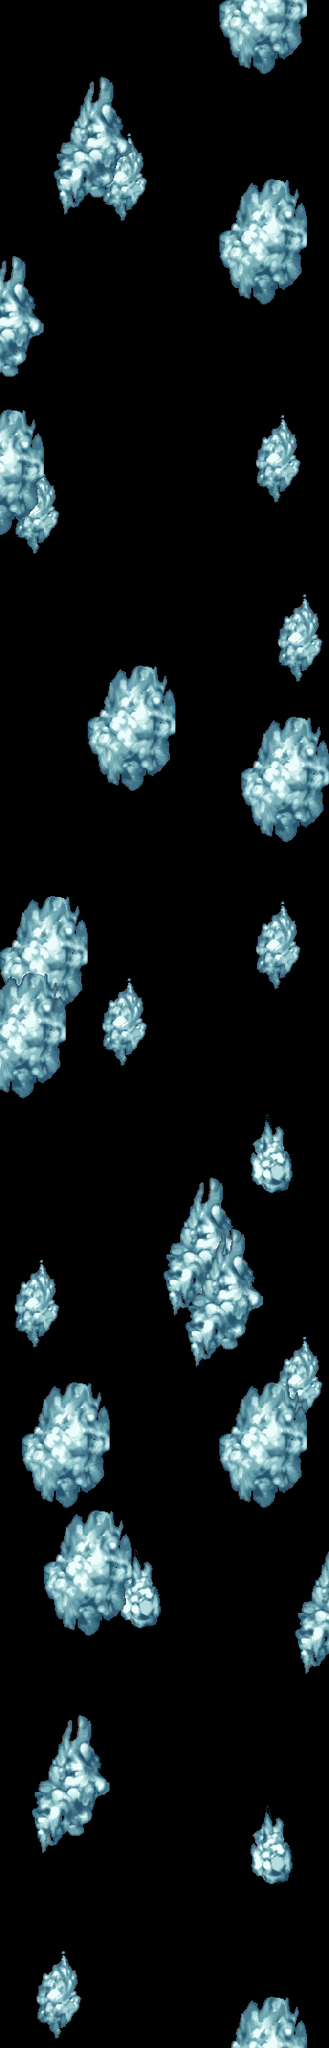

This game map was drawn from its Tiled (.tmx) file and the tilesets committed beside it. A one-line description and the full map source follow:
An orthogonal 15x80 tile map with 24x28 px tiles, 2 tile layers (Tile Layer 1, Tile Layer 2).

<map version="1.0" orientation="orthogonal" renderorder="right-down" width="15" height="80" tilewidth="24" tileheight="28" nextobjectid="1">
 <tileset firstgid="1" name="clouds" tilewidth="24" tileheight="28" tilecount="160" columns="10">
  <image source="../using/backgrounds/clouds.png" width="240" height="469" />
 </tileset>
 <layer name="Tile Layer 1" width="15" height="80">
  <data encoding="csv">
0,0,0,0,0,0,0,0,0,0,83,84,85,86,0,
0,0,0,0,0,0,0,0,0,0,93,94,95,96,0,
0,0,0,0,0,0,0,0,0,0,103,104,105,106,0,
0,0,0,0,0,0,0,0,0,0,0,0,0,0,0,
0,0,0,0,0,0,0,0,0,0,0,0,0,0,0,
0,0,0,0,21,22,23,0,0,0,0,0,0,0,0,
0,0,0,0,31,32,33,0,0,0,0,0,0,0,0,
0,0,0,0,41,42,43,0,0,0,63,64,65,66,0,
0,0,0,0,51,52,53,0,0,0,73,74,75,76,0,
0,0,0,0,0,0,0,0,0,0,83,84,85,86,0,
6,7,0,0,0,0,0,0,0,0,93,94,95,96,0,
16,17,0,0,0,0,0,0,0,0,103,104,105,106,0,
26,27,0,0,0,0,0,0,0,0,0,0,0,0,0,
36,37,0,0,0,0,0,0,0,0,0,0,0,0,0,
46,47,0,0,0,0,0,0,0,0,0,0,0,0,0,
56,57,0,0,0,0,0,0,0,0,0,0,0,0,0,
0,0,0,0,0,0,0,0,0,0,0,21,22,23,0,
0,0,0,0,0,0,0,0,0,0,0,31,32,33,0,
21,22,23,0,0,0,0,0,0,0,0,41,42,43,0,
31,32,33,0,0,0,0,0,0,0,0,51,52,53,0,
41,42,43,0,0,0,0,0,0,0,0,0,0,0,0,
51,52,53,0,0,0,0,0,0,0,0,0,0,0,0,
0,0,0,0,0,0,0,0,0,0,0,0,0,0,0,
0,0,0,0,0,0,0,0,0,0,0,0,21,22,23,
0,0,0,0,0,0,0,0,0,0,0,0,31,32,33,
0,0,0,0,0,0,0,0,0,0,0,0,41,42,43,
0,0,0,0,0,0,0,0,0,0,0,0,51,52,53,
0,0,0,0,0,0,0,0,0,0,0,0,0,0,0,
0,0,0,0,0,0,0,0,0,0,0,0,0,0,0,
0,0,0,0,0,0,0,0,0,0,0,0,0,0,0,
0,0,0,0,0,0,0,0,0,0,0,0,0,0,0,
0,0,0,0,0,0,0,0,0,0,0,0,0,0,0,
0,0,0,0,0,0,0,0,0,0,0,0,0,0,0,
0,0,0,0,0,0,0,0,0,0,0,0,0,0,0,
0,0,0,0,0,0,0,0,0,0,0,0,0,0,0,
63,64,65,66,0,0,0,0,0,0,0,21,22,23,0,
73,74,75,76,0,0,0,0,0,0,0,31,32,33,0,
83,84,85,86,0,0,0,0,0,0,0,41,42,43,0,
93,94,95,96,21,22,23,0,0,0,0,51,52,53,0,
103,104,105,106,31,32,33,0,0,0,0,0,0,0,0,
0,0,0,0,41,42,43,0,0,0,0,0,0,0,0,
0,0,0,0,51,52,53,0,0,0,0,0,0,0,0,
0,0,0,0,0,0,0,0,0,0,0,0,0,0,0,
0,0,0,0,0,0,0,0,0,0,0,8,9,10,0,
0,0,0,0,0,0,0,0,0,0,0,18,19,20,0,
0,0,0,0,0,0,0,0,0,0,0,28,29,30,0,
0,0,0,0,0,0,0,4,5,6,7,38,39,40,0,
0,0,0,0,0,0,0,14,15,16,17,0,0,0,0,
0,0,0,0,0,0,0,24,25,26,27,0,0,0,0,
21,22,23,0,0,0,0,34,35,36,37,0,0,0,0,
31,32,33,0,0,0,0,44,45,46,47,0,0,0,0,
41,42,43,0,0,0,0,54,55,56,57,0,0,0,0,
51,52,53,0,0,0,0,0,0,0,0,0,21,22,23,
0,0,0,0,0,0,0,0,0,0,0,0,31,32,33,
0,0,0,0,0,0,0,0,0,0,0,0,41,42,43,
0,0,0,0,0,0,0,0,0,0,0,0,51,52,53,
0,0,0,0,0,0,0,0,0,0,0,0,0,0,0,
0,0,0,0,0,0,0,0,0,0,0,0,0,0,0,
0,0,0,0,0,0,0,0,0,0,0,0,0,0,0,
0,0,0,0,0,0,0,0,0,0,0,0,0,0,0,
0,0,0,0,0,8,9,10,0,0,0,0,0,4,5,
0,0,0,0,0,18,19,20,0,0,0,0,0,14,15,
0,0,0,0,0,28,29,30,0,0,0,0,0,24,25,
0,0,0,0,0,38,39,40,0,0,0,0,0,34,35,
0,0,0,0,0,0,0,0,0,0,0,0,0,44,45,
0,0,0,0,0,0,0,0,0,0,0,0,0,54,55,
0,0,0,0,0,0,0,0,0,0,0,0,0,0,0,
0,4,5,6,7,0,0,0,0,0,0,0,0,0,0,
0,14,15,16,17,0,0,0,0,0,0,0,0,0,0,
0,24,25,26,27,0,0,0,0,0,0,0,0,0,0,
0,34,35,36,37,0,0,0,0,0,0,8,9,10,0,
0,44,45,46,47,0,0,0,0,0,0,18,19,20,0,
0,54,55,56,57,0,0,0,0,0,0,28,29,30,0,
0,0,0,0,0,0,0,0,0,0,0,38,39,40,0,
0,0,0,0,0,0,0,0,0,0,0,0,0,0,0,
0,0,0,0,0,0,0,0,0,0,0,0,0,0,0,
0,21,22,23,0,0,0,0,0,0,0,0,0,0,0,
0,31,32,33,0,0,0,0,0,0,0,0,0,0,0,
0,41,42,43,0,0,0,0,0,0,63,64,65,66,0,
0,51,52,53,0,0,0,0,0,0,73,74,75,76,0
</data>
 </layer>
 <layer name="Tile Layer 2" width="15" height="80">
  <data encoding="csv">
0,0,0,0,0,0,0,0,0,0,0,0,0,0,0,
0,0,0,0,0,0,0,0,0,0,0,0,0,0,0,
0,0,0,0,0,0,0,0,0,0,0,0,0,0,0,
0,0,4,5,6,7,0,0,0,0,0,0,0,0,0,
0,0,14,15,16,17,0,0,0,0,0,0,0,0,0,
0,0,24,25,26,27,0,0,0,0,0,0,0,0,0,
0,0,34,35,36,37,0,0,0,0,0,0,0,0,0,
0,0,44,45,46,47,0,0,0,0,0,0,0,0,0,
0,0,54,55,56,57,0,0,0,0,0,0,0,0,0,
0,0,0,0,0,0,0,0,0,0,0,0,0,0,0,
0,0,0,0,0,0,0,0,0,0,0,0,0,0,0,
0,0,0,0,0,0,0,0,0,0,0,0,0,0,0,
0,0,0,0,0,0,0,0,0,0,0,0,0,0,0,
0,0,0,0,0,0,0,0,0,0,0,0,0,0,0,
0,0,0,0,0,0,0,0,0,0,0,0,0,0,0,
0,0,0,0,0,0,0,0,0,0,0,0,0,0,0,
65,66,0,0,0,0,0,0,0,0,0,0,0,0,0,
75,76,0,0,0,0,0,0,0,0,0,0,0,0,0,
85,86,0,0,0,0,0,0,0,0,0,0,0,0,0,
95,96,0,0,0,0,0,0,0,0,0,0,0,0,0,
105,106,0,0,0,0,0,0,0,0,0,0,0,0,0,
0,0,0,0,0,0,0,0,0,0,0,0,0,0,0,
0,0,0,0,0,0,0,99,99,99,99,0,0,0,0,
0,0,0,0,0,0,0,99,99,99,99,0,0,0,0,
0,0,0,0,0,0,0,99,99,99,99,0,0,0,0,
0,0,0,0,0,0,0,99,99,99,99,0,0,0,0,
0,0,0,0,63,64,65,66,99,99,99,0,0,0,0,
0,0,0,0,73,74,75,76,0,0,0,0,0,0,0,
0,0,0,0,83,84,85,86,0,0,0,63,64,65,66,
0,0,0,0,93,94,95,96,0,0,0,73,74,75,76,
0,0,0,0,103,104,105,106,0,0,0,83,84,85,86,
0,0,0,0,0,0,0,0,0,0,0,93,94,95,96,
0,0,0,0,0,0,0,0,0,0,0,103,104,105,106,
0,0,0,0,0,0,0,0,0,0,0,0,0,0,0,
0,0,0,0,0,0,0,0,0,0,0,0,0,0,0,
0,0,0,0,0,0,0,0,0,0,0,0,0,0,0,
0,0,0,0,0,0,0,0,0,0,0,0,0,0,0,
0,0,0,0,0,0,0,0,0,0,0,0,0,0,0,
64,65,66,0,0,0,0,0,0,0,0,0,0,0,0,
74,75,76,0,0,0,0,0,0,0,0,0,0,0,0,
84,85,86,0,0,0,0,0,0,0,0,0,0,0,0,
94,95,96,0,0,0,0,0,0,0,0,0,0,0,0,
104,105,106,0,0,0,0,0,0,0,0,0,0,0,0,
0,0,0,0,0,0,0,0,0,0,0,0,0,0,0,
0,0,0,0,0,0,0,0,0,0,0,0,0,0,0,
0,0,0,0,0,0,0,0,0,0,0,0,0,0,0,
0,0,0,0,0,0,0,0,0,0,0,0,0,0,0,
0,0,0,0,0,0,0,0,0,0,0,0,0,0,0,
0,0,0,0,0,0,0,0,4,5,6,7,0,0,0,
0,0,0,0,0,0,0,0,14,15,16,17,0,0,0,
0,0,0,0,0,0,0,0,24,25,26,27,0,0,0,
0,0,0,0,0,0,0,0,34,35,36,37,0,0,0,
0,0,0,0,0,0,0,0,44,45,46,47,0,0,0,
0,0,0,0,0,0,0,0,54,55,56,57,0,0,0,
0,63,64,65,66,0,0,0,0,0,63,64,65,66,0,
0,73,74,75,76,0,0,0,0,0,73,74,75,76,0,
0,83,84,85,86,0,0,0,0,0,83,84,85,86,0,
0,93,94,95,96,0,0,0,0,0,93,94,95,96,0,
0,103,104,105,106,0,0,0,0,0,103,104,105,106,0,
0,0,63,64,65,66,0,0,0,0,0,0,0,0,0,
0,0,73,74,75,76,0,0,0,0,0,0,0,0,0,
0,0,83,84,85,86,0,0,0,0,0,0,0,0,0,
0,0,93,94,95,96,0,0,0,0,0,0,0,0,0,
0,0,103,104,105,106,0,0,0,0,0,0,0,0,0,
0,0,0,0,0,0,0,0,0,0,0,0,0,0,0,
0,0,0,0,0,0,0,0,0,0,0,0,0,0,0,
0,0,0,0,0,0,0,0,0,0,0,0,0,0,0,
0,0,0,0,0,0,0,0,0,0,0,0,0,0,0,
0,0,0,0,0,0,0,0,0,0,0,0,0,0,0,
0,0,0,0,0,0,0,0,0,0,0,0,0,0,0,
0,0,0,0,0,0,0,0,0,0,0,0,0,0,0,
0,0,0,0,0,0,0,0,0,0,0,0,0,0,0,
0,0,0,0,0,0,0,0,0,0,0,0,0,0,0,
0,0,0,0,0,0,0,0,0,0,0,0,0,0,0,
0,0,0,0,0,0,0,0,0,0,0,0,0,0,0,
0,0,0,0,0,0,0,0,0,0,0,0,0,0,0,
0,0,0,0,0,0,0,0,0,0,0,0,0,0,0,
0,0,0,0,0,0,0,0,0,0,0,0,0,0,0,
0,0,0,0,0,0,0,0,0,0,0,0,0,0,0,
0,0,0,0,0,0,0,0,0,0,0,0,0,0,0
</data>
 </layer>
</map>
